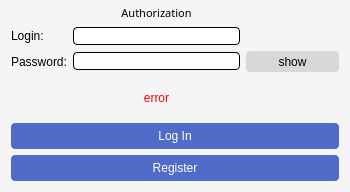
<?xml version="1.0" encoding="UTF-8"?>
<ui version="4.0">
 <class>auth_window</class>
 <widget class="QWidget" name="auth_window">
  <property name="geometry">
   <rect>
    <x>0</x>
    <y>0</y>
    <width>350</width>
    <height>192</height>
   </rect>
  </property>
  <property name="minimumSize">
   <size>
    <width>350</width>
    <height>192</height>
   </size>
  </property>
  <property name="maximumSize">
   <size>
    <width>350</width>
    <height>192</height>
   </size>
  </property>
  <property name="windowTitle">
   <string>Form</string>
  </property>
  <property name="styleSheet">
   <string notr="true">background-color:rgb(245, 245, 245);
</string>
  </property>
  <layout class="QHBoxLayout" name="horizontalLayout">
   <property name="topMargin">
    <number>5</number>
   </property>
   <item>
    <layout class="QGridLayout" name="gridLayout">
     <item row="2" column="0">
      <widget class="QLabel" name="passwordLabel">
       <property name="styleSheet">
        <string notr="true">font: 63 8pt &quot;Yu Gothic UI Semibold&quot;;</string>
       </property>
       <property name="text">
        <string>Password:</string>
       </property>
      </widget>
     </item>
     <item row="1" column="1">
      <widget class="QLineEdit" name="loginLineEdit">
       <property name="styleSheet">
        <string notr="true">border: 1px solid black;
     border-radius: 4px;
background-color: white;</string>
       </property>
      </widget>
     </item>
     <item row="2" column="1">
      <widget class="QLineEdit" name="passwordLineEdit">
       <property name="styleSheet">
        <string notr="true">border: 1px solid black;
     border-radius: 4px;
background-color: white;</string>
       </property>
      </widget>
     </item>
     <item row="0" column="1">
      <widget class="QLabel" name="labelWelcome">
       <property name="font">
        <font>
         <family>Yu Gothic UI Semibold</family>
         <pointsize>8</pointsize>
         <weight>7</weight>
         <italic>false</italic>
         <bold>false</bold>
         <kerning>true</kerning>
        </font>
       </property>
       <property name="toolTip">
        <string/>
       </property>
       <property name="layoutDirection">
        <enum>Qt::LeftToRight</enum>
       </property>
       <property name="styleSheet">
        <string notr="true">font: 63 8pt &quot;Yu Gothic UI Semibold&quot;;</string>
       </property>
       <property name="text">
        <string>Authorization</string>
       </property>
       <property name="alignment">
        <set>Qt::AlignCenter</set>
       </property>
      </widget>
     </item>
     <item row="2" column="2">
      <widget class="QPushButton" name="showPassword">
       <property name="styleSheet">
        <string notr="true">QPushButton {
     background-color: rgb(216, 216, 216);
border: 1px black;
     border-radius: 4px;
	font: 63 8pt &quot;Yu Gothic UI Semibold&quot;;
width:93px;
height:21px;
}
QPushButton:hover{
border: 0.5px solid rgb(0, 170, 255);
}</string>
       </property>
       <property name="text">
        <string>show</string>
       </property>
      </widget>
     </item>
     <item row="1" column="0">
      <widget class="QLabel" name="loginLabel">
       <property name="styleSheet">
        <string notr="true">font: 63 8pt &quot;Yu Gothic UI Semibold&quot;;</string>
       </property>
       <property name="text">
        <string>Login:</string>
       </property>
      </widget>
     </item>
     <item row="6" column="0" colspan="3">
      <widget class="QPushButton" name="registerPushButton">
       <property name="styleSheet">
        <string notr="true">QPushButton {
     background-color: rgb(80, 108, 200);
	color: white;
border: 1px black;

     border-radius: 4px;
	font: 63 8pt &quot;Yu Gothic UI Semibold&quot;;
width:326px;
height:26px;
}
QPushButton:hover{
border: 1px solid rgb(255, 255, 255);
}</string>
       </property>
       <property name="text">
        <string>Register</string>
       </property>
      </widget>
     </item>
     <item row="5" column="0" colspan="3">
      <widget class="QPushButton" name="loginPushButton">
       <property name="styleSheet">
        <string notr="true">QPushButton {
     background-color: rgb(80, 108, 200);
	color: white;
border: 1px black;

     border-radius: 4px;
	font: 63 8pt &quot;Yu Gothic UI Semibold&quot;;
width:326px;
height:26px;
}

QPushButton:hover{
border: 1px solid rgb(255, 255, 255);
}</string>
       </property>
       <property name="text">
        <string>Log In</string>
       </property>
      </widget>
     </item>
     <item row="4" column="2">
      <spacer name="verticalSpacer">
       <property name="orientation">
        <enum>Qt::Vertical</enum>
       </property>
       <property name="sizeHint" stdset="0">
        <size>
         <width>20</width>
         <height>23</height>
        </size>
       </property>
      </spacer>
     </item>
     <item row="4" column="1">
      <widget class="QLabel" name="errorMessage">
       <property name="styleSheet">
        <string notr="true">color: red;
font: 63 8pt &quot;Yu Gothic UI Semibold&quot;;</string>
       </property>
       <property name="text">
        <string>error</string>
       </property>
       <property name="alignment">
        <set>Qt::AlignCenter</set>
       </property>
      </widget>
     </item>
    </layout>
   </item>
  </layout>
 </widget>
 <tabstops>
  <tabstop>loginPushButton</tabstop>
  <tabstop>registerPushButton</tabstop>
 </tabstops>
 <resources/>
 <connections/>
</ui>
